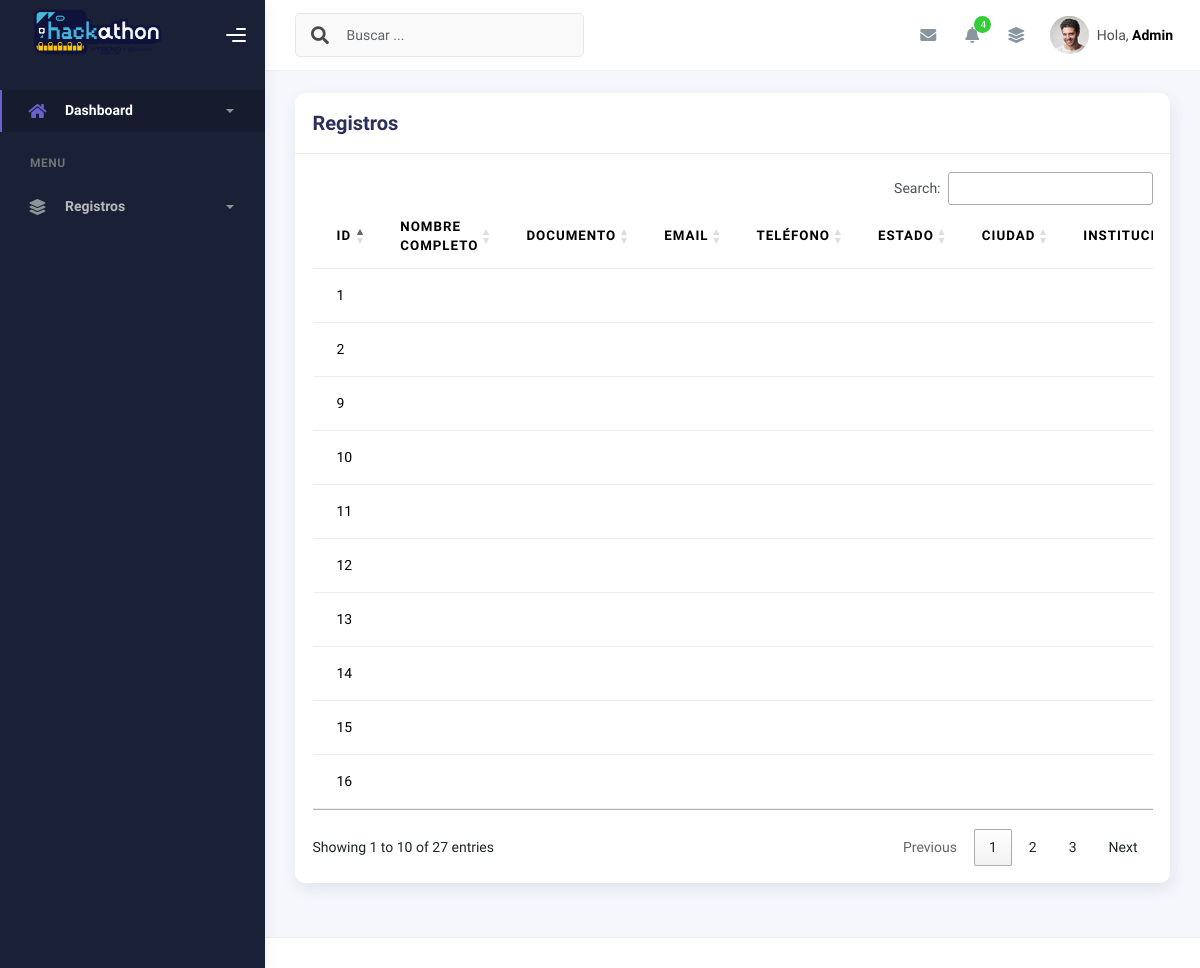
Screenshot of /dashboard-hackathon/registros.php (signed in) with the database file from the repository.
### tables this page shows
CREATE TABLE `registrations` (
  `id` int(11) NOT NULL,
  `registration_number` varchar(50) NOT NULL,
  `participant_id` int(11) NOT NULL,
  `event_id` int(11) NOT NULL,
  `category_id` int(11) NOT NULL,
  `shirt_size` enum('S','M','L','XL') NOT NULL,
  `expectations` text DEFAULT NULL,
  `authorization_doc_path` varchar(500) DEFAULT NULL,
  `status` enum('pendiente','confirmado','rechazado','cancelado') NOT NULL DEFAULT 'pendiente',
  `image_rights_accepted` tinyint(1) DEFAULT 1,
  `data_verified` tinyint(1) DEFAULT 1,
  `verified_by` varchar(255) DEFAULT NULL,
  `created_at` timestamp NOT NULL DEFAULT current_timestamp(),
  `updated_at` timestamp NOT NULL DEFAULT current_timestamp() ON UPDATE current_timestamp(),
  `attendance_status` tinyint(1) DEFAULT 0,
  `attendance_time` datetime DEFAULT NULL
);

### dashboard-hackathon/registros.php (the view, shortened to what this page needs)
<?php
require_once 'database.php';
$stmt = $pdo->query("SELECT * FROM registrations");
$registrations = $stmt->fetchAll(PDO::FETCH_ASSOC);
require_once 'header.php';
require_once 'sidebar.php';
?>
<div class="row">
    <div class="col-md-12">
        <div class="card">
            <div class="card-header">
                <div class="card-title">Registros</div>
            </div>
            <div class="card-body">
                <div class="table-responsive">
                    <table class="table mt-3" id="registrationsTable">
                        <thead>
                            <tr>
                                <th>ID</th>
                                <th>Nombre Completo</th>
                                <th>Documento</th>
                                <th>Email</th>
                                <th>Teléfono</th>
                                <th>Estado</th>
                                <th>Ciudad</th>
                                <th>Institución</th>
                            </tr>
                        </thead>
                        <tbody>
                            <?php foreach ($registrations as $r): ?>
                                <tr>
                                    <td><?= $r['id'] ?></td>
                                    <td><?= htmlspecialchars($r['full_name'] . ' ' . $r['last_name']) ?></td>
                                    <td><?= htmlspecialchars($r['document_type'] . ' ' . $r['document_number']) ?></td>
                                    <td><?= htmlspecialchars($r['email']) ?></td>
                                    <td><?= htmlspecialchars($r['phone']) ?></td>
                                    <td><?= htmlspecialchars($r['state']) ?></td>
                                    <td><?= htmlspecialchars($r['city']) ?></td>
                                    <td><?= htmlspecialchars($r['institution']) ?></td>
                                </tr>
                            <?php endforeach; ?>
                        </tbody>
                    </table>
                </div>
            </div>
        </div>
    </div>
</div>
<?php require_once 'footer.php'; ?>

### dashboard-hackathon/header.php (shortened to what this page needs)
<!DOCTYPE html>
<html lang="en">
<head>
  <link rel="stylesheet" href="assets/css/bootstrap.min.css" />
  <link rel="stylesheet" href="assets/css/plugins.min.css" />
  <link rel="stylesheet" href="assets/css/kaiadmin.min.css" />
<link href="https://cdn.datatables.net/1.13.6/css/jquery.dataTables.min.css" rel="stylesheet">
<link href="https://cdn.datatables.net/buttons/2.4.1/css/buttons.dataTables.min.css" rel="stylesheet">
</head>
<body>
  <div class="wrapper">

### dashboard-hackathon/sidebar.php (shortened to what this page needs)
<div class="sidebar" data-background-color="dark">
    <div class="sidebar-logo">
        <div class="logo-header" data-background-color="dark">
            <a href="index" class="logo">
                <img
                    src="assets/img/hackathon_logo.png"
                    alt="navbar brand"
                    class="navbar-brand"
                    height="60" />
            </a>
            <div class="nav-toggle">
                <button class="btn btn-toggle toggle-sidebar">
                    <i class="gg-menu-right"></i>
                </button>
            </div>
        </div>
    </div>
    <div class="sidebar-wrapper scrollbar scrollbar-inner">
        <div class="sidebar-content">
            <ul class="nav nav-secondary">
                <li class="nav-item active">
                    <a
                        data-bs-toggle="collapse"
                        href="#dashboard"
                        class="collapsed"
                        aria-expanded="false">
                        <i class="fas fa-home"></i>
                        <p>Dashboard</p>
                        <span class="caret"></span>
                    </a>
                </li>
                <li class="nav-section">
                    <h4 class="text-section">Menu</h4>
                </li>
                <li class="nav-item">
                    <a data-bs-toggle="collapse" href="#base">
                        <i class="fas fa-layer-group"></i>
                        <p>Registros</p>
                        <span class="caret"></span>
                    </a>
                </li>
            </ul>
        </div>
    </div>
</div>
<div class="main-panel">
    <div class="main-header">
        <nav
            class="navbar navbar-header navbar-header-transparent navbar-expand-lg border-bottom">
            <div class="container-fluid">
                <nav
                    class="navbar navbar-header-left navbar-expand-lg navbar-form nav-search p-0 d-none d-lg-flex">
                    <div class="input-group">
                        <div class="input-group-prepend">
                            <button type="submit" class="btn btn-search pe-1">
                                <i class="fa fa-search search-icon"></i>
                            </button>
                        </div>
                        <input
                            type="text"
                            placeholder="Buscar ..."
                            class="form-control" />
                    </div>
                </nav>
                <ul class="navbar-nav topbar-nav ms-md-auto align-items-center">
                    <li class="nav-item topbar-icon dropdown hidden-caret">
                        <a
                            class="nav-link dropdown-toggle"
                            href="#"
                            id="messageDropdown"
                            role="button"
                            data-bs-toggle="dropdown"
                            aria-haspopup="true"
                            aria-expanded="false">
                            <i class="fa fa-envelope"></i>
                        </a>
                    </li>
                    <li class="nav-item topbar-icon dropdown hidden-caret">
                        <a
                            class="nav-link dropdown-toggle"
                            href="#"
                            id="notifDropdown"
                            role="button"
                            data-bs-toggle="dropdown"
                            aria-haspopup="true"
                            aria-expanded="false">
                            <i class="fa fa-bell"></i>
                            <span class="notification">4</span>
                        </a>
                    </li>
                    <li class="nav-item topbar-icon dropdown hidden-caret">
                        <a
                            class="nav-link"
                            data-bs-toggle="dropdown"
                            href="#"
                            aria-expanded="false">
                            <i class="fas fa-layer-group"></i>
                        </a>
                    </li>
                    <li class="nav-item topbar-user dropdown hidden-caret">
                        <a
                            class="dropdown-toggle profile-pic"
                            data-bs-toggle="dropdown"
                            href="#"
                            aria-expanded="false">
                            <div class="avatar-sm">
                                <img
                                    src="assets/img/profile.jpg"
                                    alt="..."
                                    class="avatar-img rounded-circle" />
                            </div>
                            <span class="profile-username">
                                <span class="op-7">Hola,</span>
                                <span class="fw-bold">
                                    <?php
                                    if (isset($_SESSION['username'])) {
                                        echo htmlspecialchars(ucfirst($_SESSION['username']));
                                    } else {
                                        echo "Invitado";
                                    }
                                    ?>
                                </span>
                            </span>
                        </a>
                    </li>
                </ul>
            </div>
        </nav>
    </div>
    <div class="container">
        <div class="page-inner">

### dashboard-hackathon/footer.php (shortened to what this page needs)
</div>
</div>
<footer class="footer">
</footer>
</div>
</div>
</body>
</html>

### rows the page displays
registrations: id "1"
registrations: id "2"
registrations: id "9"
registrations: id "10"
registrations: id "11"
registrations: id "12"
registrations: id "13"
registrations: id "14"
registrations: id "15"
registrations: id "16"

### other values shown
$_SESSION['username'] "Admin"
